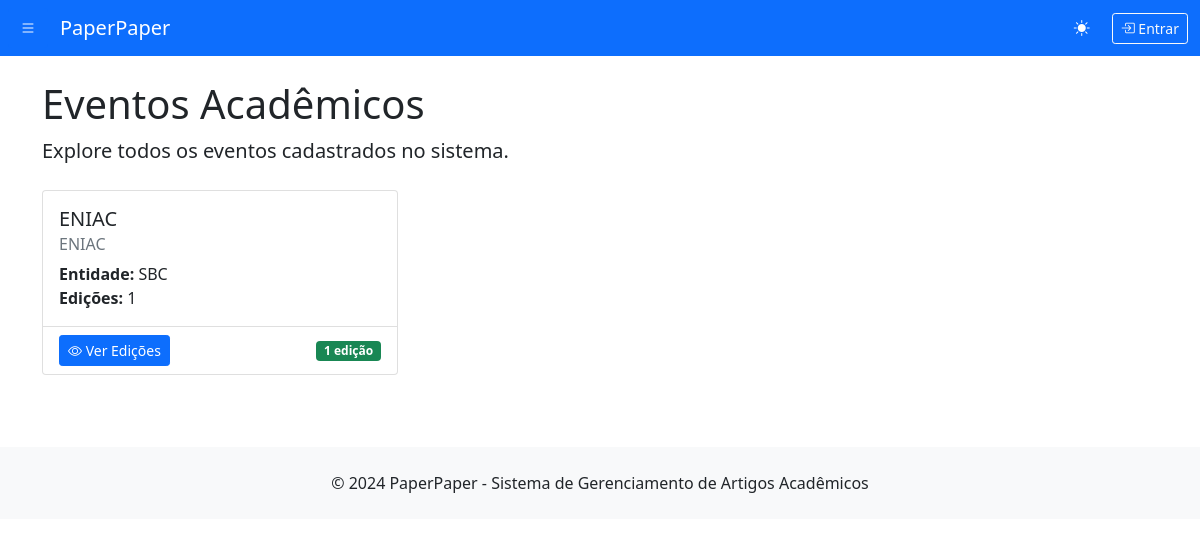
The app's page /events/, older data.
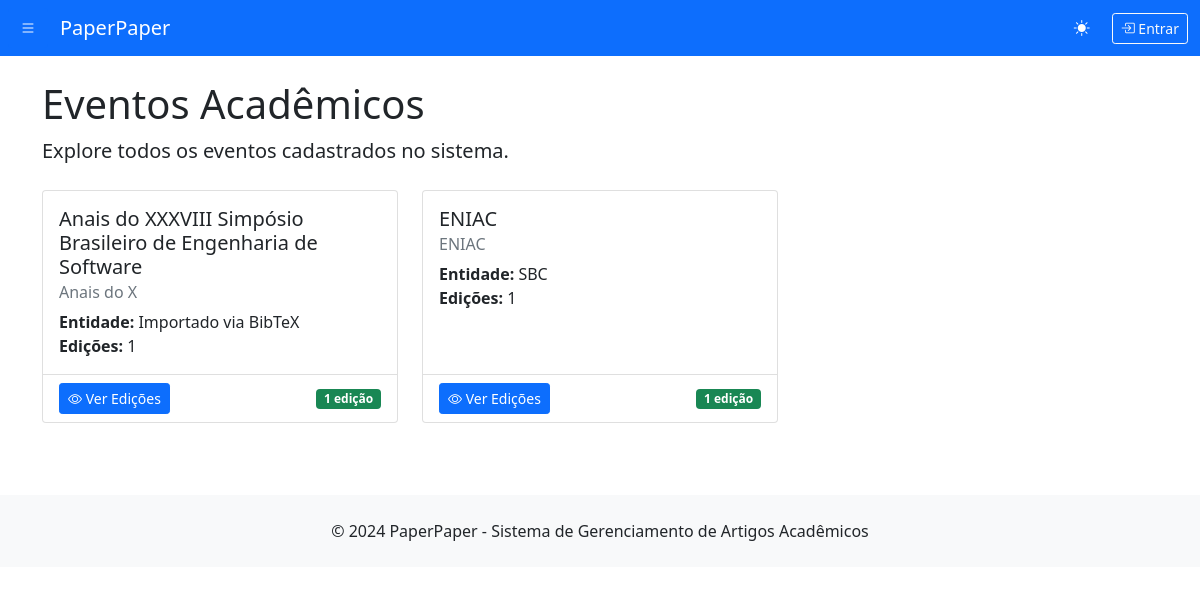
The same page, newer data.
### paperpaper/models.py (models this page shows, shortened)
class Event(models.Model):
    name = models.CharField(max_length=200, verbose_name="Nome do Evento")
    acronym = models.CharField(max_length=20, unique=True, verbose_name="Sigla")
    promoting_entity = models.CharField(max_length=200, verbose_name="Entidade Promotora")
    slug = models.SlugField(unique=True, blank=True)
    created_at = models.DateTimeField(auto_now_add=True)
    updated_at = models.DateTimeField(auto_now=True)
    class Meta:
        verbose_name = "Evento"
        verbose_name_plural = "Eventos"
        ordering = ['name']

### paperpaper/views.py (the view)
# urls.py: path('events/', views.events_list, name='events_list'),
def events_list(request):
    events = Event.objects.all().prefetch_related('editions').order_by('name')
    context = {
        'events': events
    }
    return render(request, 'paperpaper/events_list.html', context)

### templates/paperpaper/events_list.html (shortened to what this page needs)
{% extends 'paperpaper/base.html' %}
{% block content %}
<div class="row">
    <div class="col-12">
        <div class="d-flex justify-content-between align-items-center mb-4">
            <div>
                <h1>Eventos Acadêmicos</h1>
                <p class="lead mb-0">Explore todos os eventos cadastrados no sistema.</p>
            </div>
        </div>
        {% if events %}
            <div class="row">
                {% for event in events %}
                <div class="col-md-6 col-lg-4 mb-4">
                    <div class="card h-100">
                        <div class="card-body">
                            <h5 class="card-title">{{ event.name }}</h5>
                            <h6 class="card-subtitle mb-2 text-muted">{{ event.acronym }}</h6>
                            <p class="card-text">
                                <strong>Entidade:</strong> {{ event.promoting_entity }}<br>
                                <strong>Edições:</strong> {{ event.editions.count }}
                            </p>
                        </div>
                        <div class="card-footer bg-transparent">
                            <div class="d-flex justify-content-between align-items-center">
                                <a href="{% url 'event_detail' event.slug %}" class="btn btn-primary btn-sm">
                                    <i class="bi bi-eye"></i> Ver Edições
                                </a>
                                {% if event.editions.exists %}
                                    <span class="badge bg-success ms-2">
                                        {{ event.editions.count }} edição{{ event.editions.count|pluralize:"ões" }}
                                    </span>
                                {% endif %}
                            </div>
                        </div>
                    </div>
                </div>
                {% endfor %}
            </div>
        {% else %}
            <div class="alert alert-info">
                <h5>Nenhum evento encontrado</h5>
                <p class="mb-0">Ainda não há eventos cadastrados no sistema.</p>
            </div>
        {% endif %}
    </div>
</div>
{% endblock %}

Row changes from the older to the newer data that the page shows:
added Event: name "Anais do XXXVIII Simpósio Brasileiro de Engenharia de Software", acronym "Anais do X", promoting_entity "Importado via BibTeX", editions.count "1"
